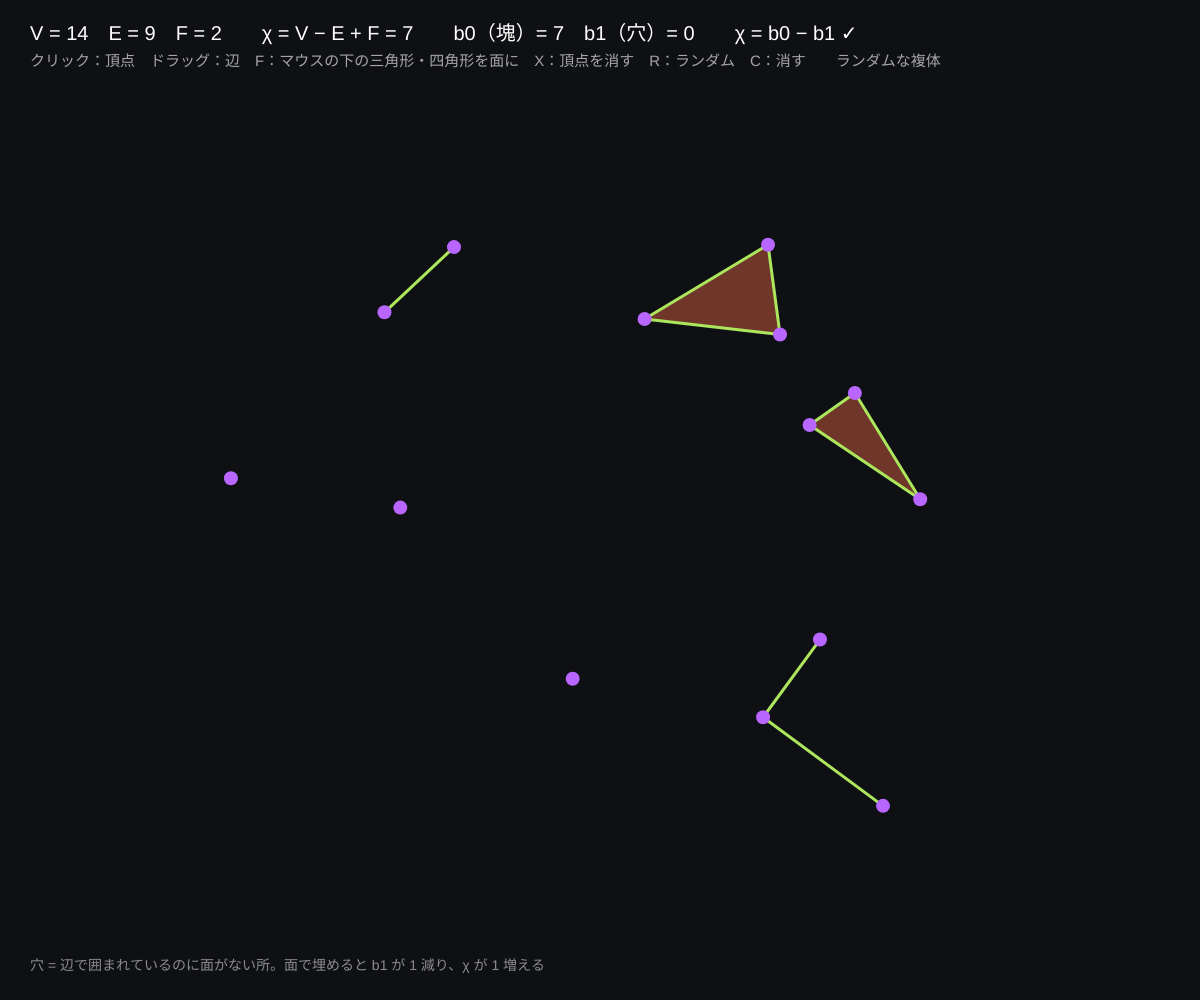
Frame 1 (no input)
Frame 60 (no input): identical to frame 1, image omitted
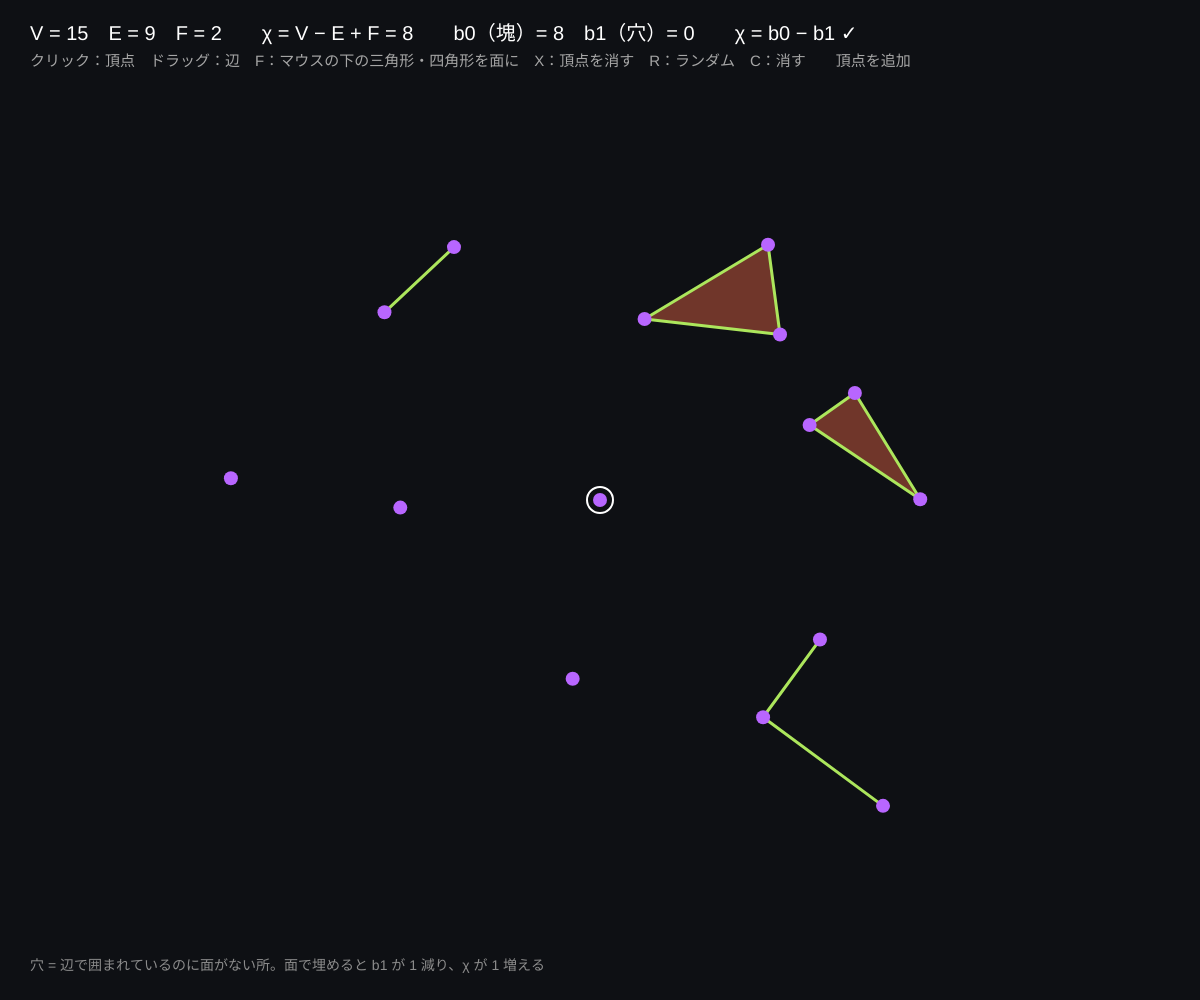
Frame 120 (the mouse pressed at the canvas centre since frame 60)

The p5.js sketch that drew these frames (run headless with seeded random() and noise() and a simulated clock; from frame 60 on, the mouse is pressed at the canvas centre):

// p5.js sketch
// ── sketch.js
// ============================================
// 01 胞体複体を作る ─ 頂点・辺・面を置いてオイラー標数を数える
// 離散モース理論の舞台は「胞体複体」：点（0 次元）、線（1 次元）、面（2 次元）を貼り合わせたもの
//   V − E + F = オイラー標数 χ = b0 − b1。b0 = 塊の数、b1 = 穴の数（穴 = 辺で囲まれているのに面で埋まっていない所）
// クリック = 頂点を置く / 頂点からドラッグ = 辺を引く / F = マウスのある三角形・四角形を面にする / X = 近くの頂点を消す / R = ランダムな複体 / C = 全部消す
// ============================================

let verts = [];                  // { x, y }
let edges = [];                  // [a, b]（頂点番号、a < b）
let faces = [];                  // 頂点番号の列（3 つか 4 つ、まわる順）
let dragFrom = -1;
let snapR = 18;                  // ★ 頂点をつかむ距離
let msg = '';

function setup() {
  createCanvas(windowWidth, windowHeight);
  colorMode(HSB, 360, 100, 100, 100);
  randomComplex();
}

function nearestVertex(x, y) {
  let best = -1, bd = snapR;
  for (let i = 0; i < verts.length; i++) { let d = dist(x, y, verts[i].x, verts[i].y); if (d < bd) { bd = d; best = i; } }
  return best;
}
function hasEdge(a, b) { return edges.some((e) => e[0] === Math.min(a, b) && e[1] === Math.max(a, b)); }
function addEdge(a, b) { if (a !== b && !hasEdge(a, b)) edges.push([Math.min(a, b), Math.max(a, b)]); }
function neighbors(a) { let out = []; for (let e of edges) { if (e[0] === a) out.push(e[1]); if (e[1] === a) out.push(e[0]); } return out; }

// 多角形の中にマウスがあるか
function inside(poly, x, y) {
  let c = false;
  for (let i = 0, j = poly.length - 1; i < poly.length; j = i++) {
    let a = verts[poly[i]], b = verts[poly[j]];
    if ((a.y > y) !== (b.y > y) && x < (b.x - a.x) * (y - a.y) / (b.y - a.y) + a.x) c = !c;
  }
  return c;
}
function polyArea(poly) { let s = 0; for (let i = 0; i < poly.length; i++) { let a = verts[poly[i]], b = verts[poly[(i + 1) % poly.length]]; s += a.x * b.y - b.x * a.y; } return Math.abs(s) / 2; }
function sameFace(p, q) { return p.length === q.length && p.every((v) => q.includes(v)); }

// ★ F：マウスを囲む、辺でできた三角形・四角形のうち一番小さいものを面にする
function addFaceAtMouse() {
  let best = null, bestA = 1e18;
  let consider = (poly) => { if (inside(poly, mouseX, mouseY) && !faces.some((f) => sameFace(f, poly))) { let a = polyArea(poly); if (a < bestA) { bestA = a; best = poly; } } };
  for (let a = 0; a < verts.length; a++) for (let b of neighbors(a)) {
    if (b <= a) continue;
    for (let c of neighbors(b)) {
      if (c === a) continue;
      if (c > a && hasEdge(a, c)) consider([a, b, c]);
      for (let d of neighbors(c)) if (d !== b && d > a && d !== a && hasEdge(a, d) && !hasEdge(a, c) && !hasEdge(b, d)) consider([a, b, c, d]);
    }
  }
  if (best) { faces.push(best); msg = '面を追加：' + best.length + ' 角形'; } else msg = '面にできる三角形・四角形がマウスの下にない';
}

// オイラー標数とベッチ数（b0 は Union-Find、b1 = b0 − χ：平面なので b2 = 0）
function betti() {
  let parent = verts.map((v, i) => i);
  let find = (a) => { while (parent[a] !== a) { parent[a] = parent[parent[a]]; a = parent[a]; } return a; };
  for (let [a, b] of edges) { a = find(a); b = find(b); if (a !== b) parent[a] = b; }
  let b0 = 0; for (let i = 0; i < verts.length; i++) if (find(i) === i) b0++;
  let chi = verts.length - edges.length + faces.length;
  return { b0, b1: b0 - chi, chi };
}

function randomComplex() {
  verts = []; edges = []; faces = [];
  let n = 14;
  for (let k = 0; k < n; k++) verts.push({ x: random(width * 0.15, width * 0.85), y: random(height * 0.2, height * 0.85) });
  for (let a = 0; a < n; a++) for (let b = a + 1; b < n; b++) if (dist(verts[a].x, verts[a].y, verts[b].x, verts[b].y) < 170 && random() < 0.8) {
    if (!edges.some(([p, q]) => crossing(a, b, p, q))) addEdge(a, b);
  }
  for (let a = 0; a < n; a++) for (let b of neighbors(a)) for (let c of neighbors(b)) if (a < b && b < c && hasEdge(a, c) && random() < 0.5) faces.push([a, b, c]);
  msg = 'ランダムな複体';
}
// 辺 ab と pq が交わるか（端点を共有するものは除く）
function crossing(a, b, p, q) {
  if (a === p || a === q || b === p || b === q) return false;
  let A = verts[a], B = verts[b], P = verts[p], Q = verts[q];
  let cr = (u, v, w) => (v.x - u.x) * (w.y - u.y) - (v.y - u.y) * (w.x - u.x);
  return cr(A, B, P) * cr(A, B, Q) < 0 && cr(P, Q, A) * cr(P, Q, B) < 0;
}

function draw() {
  background(225, 30, 8);
  // 面
  noStroke();
  for (let f of faces) { fill(12, 70, 90, 45); beginShape(); for (let v of f) vertex(verts[v].x, verts[v].y); endShape(CLOSE); }
  // 辺
  stroke(85, 60, 90); strokeWeight(3);
  for (let [a, b] of edges) line(verts[a].x, verts[a].y, verts[b].x, verts[b].y);
  if (dragFrom >= 0) { stroke(48, 80, 100); line(verts[dragFrom].x, verts[dragFrom].y, mouseX, mouseY); }
  // 頂点
  noStroke();
  for (let i = 0; i < verts.length; i++) { fill(272, 60, 100); circle(verts[i].x, verts[i].y, 14); }
  let nv = nearestVertex(mouseX, mouseY);
  if (nv >= 0) { noFill(); stroke(0, 0, 100); strokeWeight(2); circle(verts[nv].x, verts[nv].y, 26); }

  let b = betti();
  fill(0, 0, 100); noStroke(); textSize(20); textAlign(LEFT, BASELINE);
  text('V = ' + verts.length + '　E = ' + edges.length + '　F = ' + faces.length + '　　χ = V − E + F = ' + b.chi + '　　b0（塊）= ' + b.b0 + '　b1（穴）= ' + b.b1 + '　　χ = b0 − b1 ✓', 30, 40);
  fill(0, 0, 65); textSize(15);
  text('クリック：頂点　ドラッグ：辺　F：マウスの下の三角形・四角形を面に　X：頂点を消す　R：ランダム　C：消す　　' + msg, 30, 66);
  fill(0, 0, 55); textSize(14);
  text('穴 = 辺で囲まれているのに面がない所。面で埋めると b1 が 1 減り、χ が 1 増える', 30, height - 30);
}

function mousePressed() {
  if (mouseY < 80) return;
  let v = nearestVertex(mouseX, mouseY);
  if (v >= 0) dragFrom = v; else { verts.push({ x: mouseX, y: mouseY }); dragFrom = -1; msg = '頂点を追加'; }
}
function mouseReleased() {
  if (dragFrom >= 0) {
    let v = nearestVertex(mouseX, mouseY);
    if (v >= 0 && v !== dragFrom) { addEdge(dragFrom, v); msg = '辺を追加'; }
    else if (v < 0 && dist(mouseX, mouseY, verts[dragFrom].x, verts[dragFrom].y) > snapR) { verts.push({ x: mouseX, y: mouseY }); addEdge(dragFrom, verts.length - 1); msg = '頂点と辺を追加'; }
  }
  dragFrom = -1;
}

function keyPressed() {
  if (key === 'f' || key === 'F') addFaceAtMouse();
  if (key === 'r' || key === 'R') randomComplex();
  if (key === 'c' || key === 'C') { verts = []; edges = []; faces = []; msg = ''; }
  if (key === 'x' || key === 'X') {
    let v = nearestVertex(mouseX, mouseY);
    if (v < 0) return;
    verts.splice(v, 1);
    edges = edges.filter((e) => e[0] !== v && e[1] !== v).map((e) => e.map((k) => (k > v ? k - 1 : k)));
    faces = faces.filter((f) => !f.includes(v)).map((f) => f.map((k) => (k > v ? k - 1 : k)));
    msg = '頂点を削除';
  }
}

// ---------- やってみよう ----------
// 1. 三角形を 1 つ作る（V=3, E=3, F=0）→ χ = 0、b1 = 1。F で埋めると χ = 1。表で確かめよう
// 2. 「8 の字」（穴 2 つ）を作って b1 = 2 にしよう。最低何個の頂点がいる？
// 3. 離れた塊を 2 つ作ると b0 = 2。辺 1 本でつなぐと χ はどう変わる？
// 4. 四角形の面を 2 つ並べて共通の辺を X で消す（頂点ごと）。面も消えるのはなぜ？
